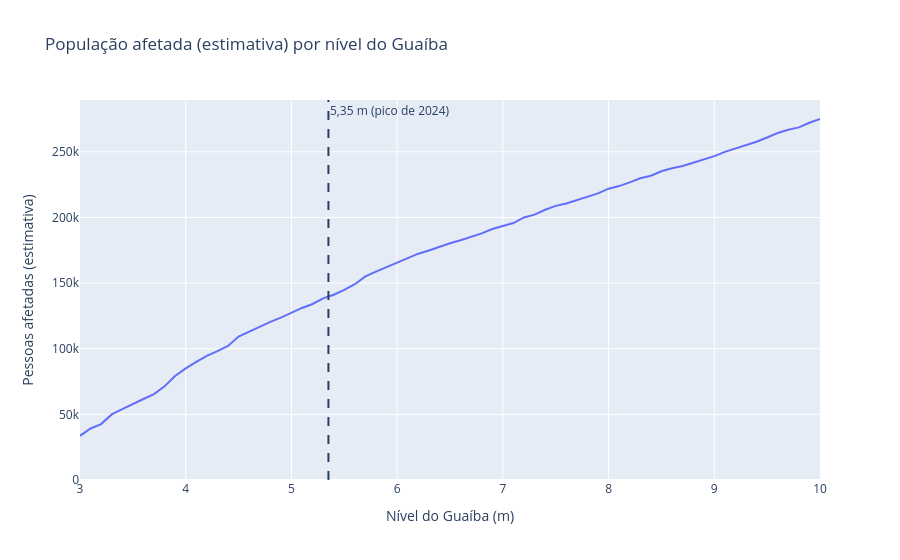

Notebook source saved alongside this figure:
### Markdown cell above
# Análise exploratória dos dados do INCT SiMAI

Usamos o JSON já limpo (`dados/tratados/dados_inct_limpo.json`), com 6.674 linhas (71 níveis do Guaíba × 94 bairros). Todos os valores são **estimativas de uma simulação**, não previsões nem contagens oficiais.

### Code cell
pop_nivel = df_limpo.groupby("nivel_m")["affected_population"].sum().reset_index()

fig = px.line(pop_nivel, x="nivel_m", y="affected_population",
              title="População afetada (estimativa) por nível do Guaíba",
              labels={"nivel_m": "Nível do Guaíba (m)",
                      "affected_population": "Pessoas afetadas (estimativa)"})
fig.add_vline(x=5.35, line_dash="dash", annotation_text="5,35 m (pico de 2024)")
fig.update_yaxes(rangemode="tozero")
fig.show()

### Figure 1 — Plotly figure (JSON) as saved in the notebook; plotly's stock layout.template omitted (floating-point values rounded to 4 significant figures)
{"data": [{"hovertemplate": "Nível do Guaíba (m)=%{x}<br>Pessoas afetadas (estimativa)=%{y}<extra></extra>", "legendgroup": "", "line": {"color": "#636efa", "dash": "solid"}, "marker": {"symbol": "circle"}, "mode": "lines", "name": "", "orientation": "v", "showlegend": false, "type": "scatter", "x": [3.0, 3.1, 3.2, 3.3, 3.4, 3.5, 3.6, 3.7, 3.8, 3.9, 4.0, 4.1, 4.2, 4.3, 4.4, 4.5, 4.6, 4.7, 4.8, 4.9, 5.0, 5.1, 5.2, 5.3, 5.4, 5.5, 5.6, 5.7, 5.8, 5.9, 6.0, 6.1, 6.2, 6.3, 6.4, 6.5, 6.6, 6.7, 6.8, 6.9, 7.0, 7.1, 7.2, 7.3, 7.4, 7.5, 7.6, 7.7, 7.8, 7.9, 8.0, 8.1, 8.2, 8.3, 8.4, 8.5, 8.6, 8.7, 8.8, 8.9, 9.0, 9.1, 9.2, 9.3, 9.4, 9.5, 9.6, 9.7, 9.8, 9.9, 10.0], "xaxis": "x", "y": [33660.0, 39250.0, 42580.0, 49980.0, 53970.0, 58070.0, 61700.0, 65410.0, 71400.0, 79240.0, 84970.0, 89930.0, 94610.0, 98130.0, 102200.0, 109300.0, 113000.0, 117200.0, 120500.0, 123700.0, 127600.0, 131000.0, 134100.0, 138400.0, 141100.0, 144800.0, 149100.0, 155100.0, 158700.0, 162300.0, 165800.0, 169000.0, 172400.0, 174800.0, 177900.0, 180400.0, 182700.0, 185000.0, 187800.0, 191200.0, 193600.0, 195800.0, 200000.0, 202200.0, 205800.0, 208800.0, 210600.0, 213200.0, 216100.0, 218300.0, 221900.0, 223900.0, 226700.0, 229800.0, 231800.0, 235200.0, 237400.0, 239300.0, 241700.0, 244100.0, 246700.0, 250000.0, 252500.0, 255000.0, 257700.0, 260900.0, 264300.0, 266800.0, 268600.0, 272100.0, 275000.0], "yaxis": "y"}], "layout": {"annotations": [{"showarrow": false, "text": "5,35 m (pico de 2024)", "x": 5.35, "xanchor": "left", "xref": "x", "y": 1, "yanchor": "top", "yref": "y domain"}], "legend": {"tracegroupgap": 0}, "shapes": [{"line": {"dash": "dash"}, "type": "line", "x0": 5.35, "x1": 5.35, "xref": "x", "y0": 0, "y1": 1, "yref": "y domain"}], "title": {"text": "População afetada (estimativa) por nível do Guaíba"}, "xaxis": {"anchor": "y", "domain": [0, 1], "title": {"text": "Nível do Guaíba (m)"}}, "yaxis": {"anchor": "x", "domain": [0, 1], "rangemode": "tozero", "title": {"text": "Pessoas afetadas (estimativa)"}}}}
